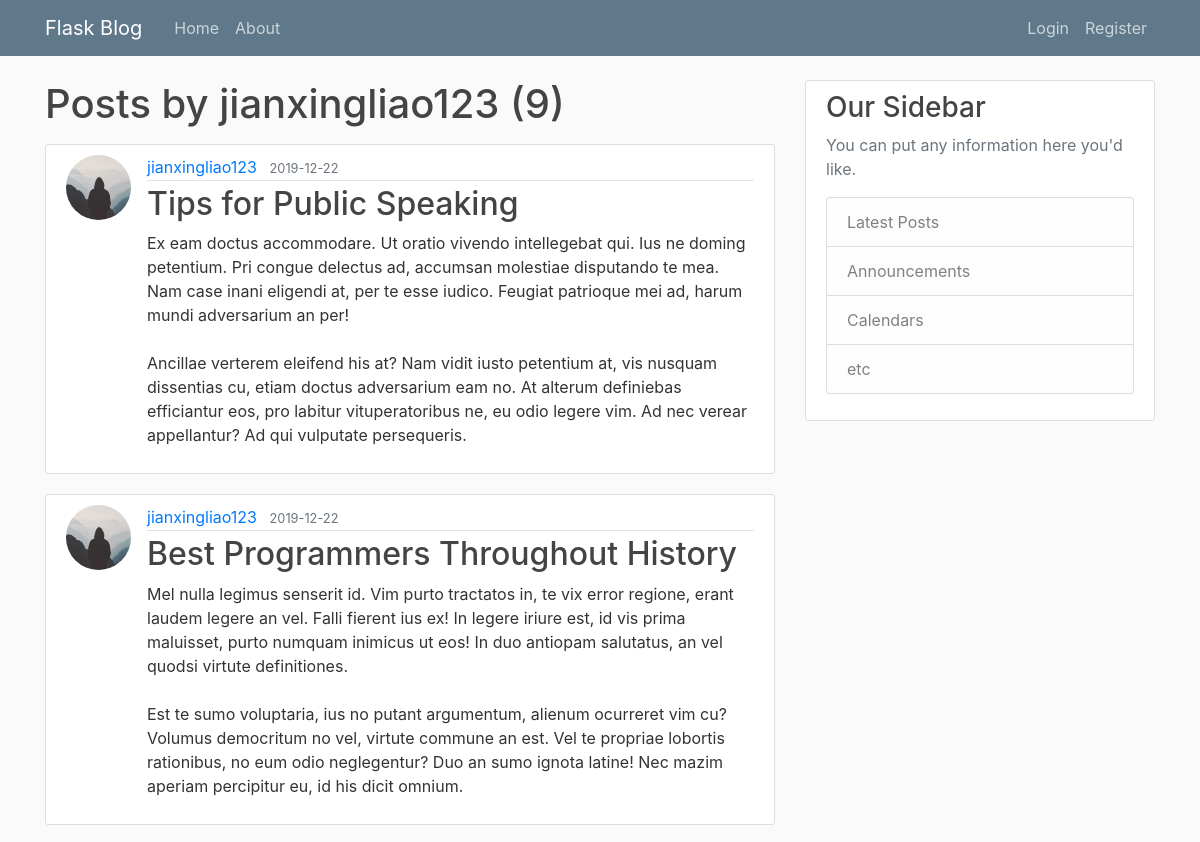
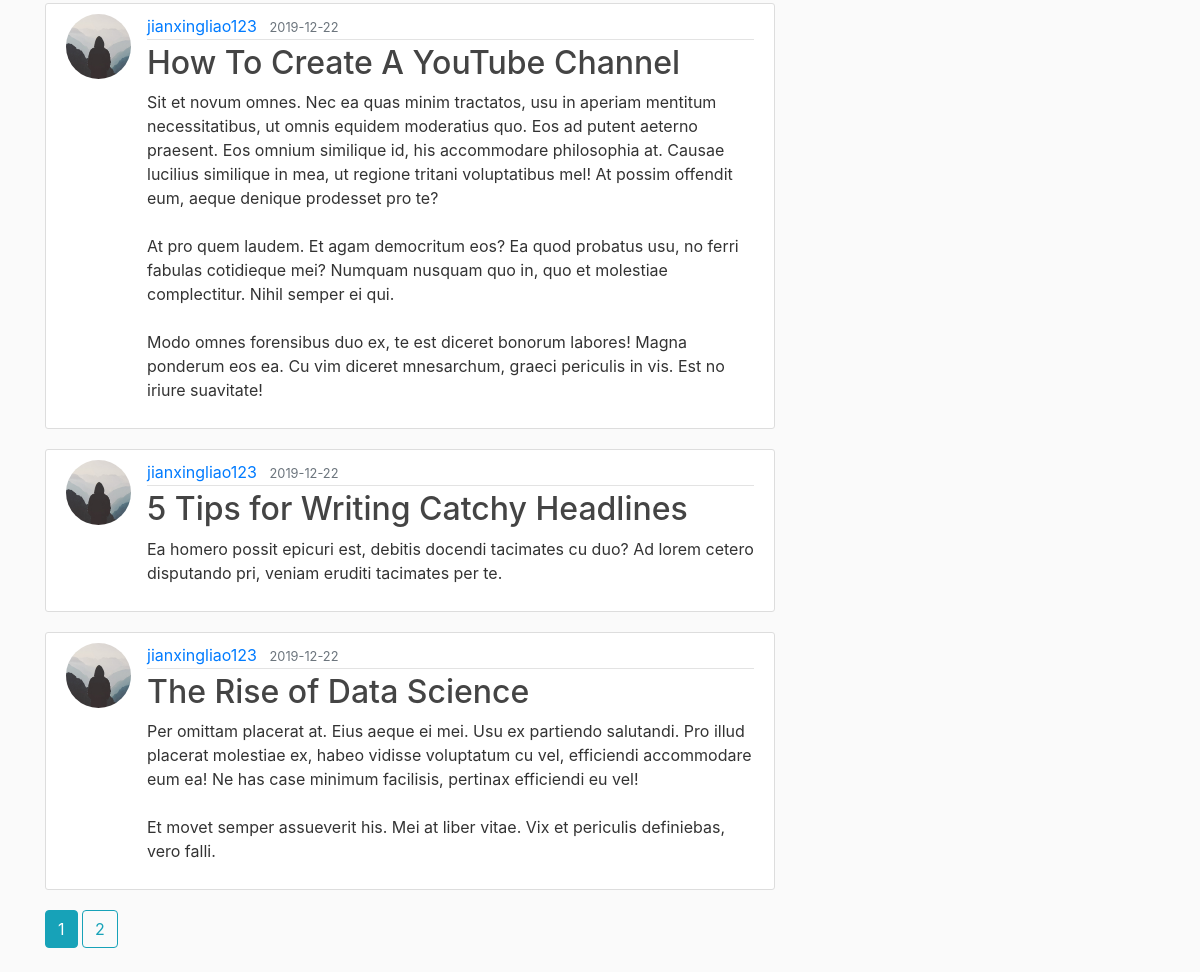
The page /user/jianxingliao123 on the database its author committed (2 pictures, top to bottom).
### flaskblog/models.py (models this page shows, shortened)
class User(db.Model, UserMixin):
    id = db.Column(db.Integer, primary_key=True) # each of the user need to have the unique id and primary_key will provide each every user with the unique id
    username = db.Column(db.String(20), unique=True, nullable=False)
    email = db.Column(db.String(120), unique=True, nullable=False)
    image_file = db.Column(db.String(20), nullable=False, default='default.jpg') #profile of the user
    password = db.Column(db.String(60), nullable=False)
    posts = db.relationship('Post', backref='author', lazy=True) #create the relationship between Post and User model.

class Post(db.Model):
    id = db.Column(db.Integer, primary_key=True)
    title = db.Column(db.String(100), nullable=False)
    date_posted = db.Column(db.DateTime, nullable=False, default=datetime.utcnow)
    content = db.Column(db.Text, nullable=False)
    user_id = db.Column(db.Integer, db.ForeignKey('user.id'), nullable=False) # Use to specify the user in the post model

### flaskblog/users/routes.py (the view)
@users.route("/user/<string:username>")
def user_posts(username):
    page = request.args.get('page', 1, type=int)
    user = User.query.filter_by(username=username).first_or_404()
    posts = Post.query.filter_by(author=user)\
        .order_by(Post.date_posted.desc())\
        .paginate(page=page, per_page=5)
    return render_template('user_posts.html', posts=posts, user=user)

### flaskblog/templates/user_posts.html
{% extends "layout.html" %}
{% block content %}
    <h1 class="mb-3">Posts by {{ user.username }} ({{ posts.total }})</h1>
    {% for post in posts.items %}
        <article class="media content-section">
          <img class="rounded-circle article-img" src="{{ url_for('static', filename='profile_pics/' + post.author.image_file) }}">
          <div class="media-body">
            <div class="article-metadata">
              <a class="mr-2" href="{{ url_for('users.user_posts', username=post.author.username) }}">{{ post.author.username }}</a>
              <small class="text-muted">{{ post.date_posted.strftime('%Y-%m-%d') }}</small>
            </div>
            <h2><a class="article-title" href="{{ url_for('posts.post', post_id=post.id) }}">{{ post.title }}</a></h2>
            <p class="article-content">{{ post.content }}</p>
          </div>
        </article>
    {% endfor %}
    {% for page_num in posts.iter_pages(left_edge=1, right_edge=1, left_current=1, right_current=2) %}
      {% if page_num %}
        {% if posts.page == page_num %}
          <a class="btn btn-info mb-4" href="{{ url_for('users.user_posts', username=user.username, page=page_num) }}">{{ page_num }}</a>
        {% else %}
          <a class="btn btn-outline-info mb-4" href="{{ url_for('users.user_posts', username=user.username, page=page_num) }}">{{ page_num }}</a>
        {% endif %}
      {% else %}
        ...
      {% endif %}
    {% endfor %}
{% endblock content %}

### flaskblog/static/main.css (style rules this page uses)
body { background: #fafafa; color: #333333; margin-top: 5rem; }
h1, h2, h3, h4, h5, h6 { color: #444444; }
.content-section { background: #ffffff; padding: 10px 20px; border: 1px solid #dddddd; border-radius: 3px; margin-bottom: 20px; }
.article-title { color: #444444; }
.article-content { white-space: pre-line; }
.article-img { height: 65px; width: 65px; margin-right: 16px; }
.article-metadata { padding-bottom: 1px; margin-bottom: 4px; border-bottom: 1px solid #e3e3e3 }

### rows shown on the page
User: username "jianxingliao123"
Post: image_file (placeholder picture), author.username "jianxingliao123", date_posted "2019-12-22", title "Tips for Public Speaking", content "Ex eam doctus accommodare. Ut oratio vivendo intellegebat qui. Ius ne doming petentium. Pri congue delectus ad, accumsan molestiae disputando te mea. Nam case inani eligendi at, per te esse iudico. Feugiat patrioque mei ad, harum mundi adversarium an per! Ancillae verterem eleifend his at? Nam vidit iusto petentium at, vis nusquam dissentias cu, etiam doctus adversarium eam no. At alterum definiebas efficiantur eos, pro labitur vituperatoribus ne, eu odio legere vim. Ad nec verear appellantur? Ad qui vulputate persequeris."
Post: image_file (placeholder picture), author.username "jianxingliao123", date_posted "2019-12-22", title "Best Programmers Throughout History", content "Mel nulla legimus senserit id. Vim purto tractatos in, te vix error regione, erant laudem legere an vel. Falli fierent ius ex! In legere iriure est, id vis prima maluisset, purto numquam inimicus ut eos! In duo antiopam salutatus, an vel quodsi virtute definitiones. Est te sumo voluptaria, ius no putant argumentum, alienum ocurreret vim cu? Volumus democritum no vel, virtute commune an est. Vel te propriae lobortis rationibus, no eum odio neglegentur? Duo an sumo ignota latine! Nec mazim aperiam percipitur eu, id his dicit omnium."
Post: image_file (placeholder picture), author.username "jianxingliao123", date_posted "2019-12-22", title "How To Create A YouTube Channel", content "Sit et novum omnes. Nec ea quas minim tractatos, usu in aperiam mentitum necessitatibus, ut omnis equidem moderatius quo. Eos ad putent aeterno praesent. Eos omnium similique id, his accommodare philosophia at. Causae lucilius similique in mea, ut regione tritani voluptatibus mel! At possim offendit eum, aeque denique prodesset pro te? At pro quem laudem. Et agam democritum eos? Ea quod probatus usu, no ferri fabulas cotidieque mei? Numquam nusquam quo in, quo et molestiae complectitur. Nihil semper ei qui. Modo omnes forensibus duo ex, te est diceret bonorum labores! Magna ponderum eos ea. Cu vim diceret mnesarchum, graeci periculis in vis. Est no iriure suavitate!"
Post: image_file (placeholder picture), author.username "jianxingliao123", date_posted "2019-12-22", title "5 Tips for Writing Catchy Headlines", content "Ea homero possit epicuri est, debitis docendi tacimates cu duo? Ad lorem cetero disputando pri, veniam eruditi tacimates per te."
Post: image_file (placeholder picture), author.username "jianxingliao123", date_posted "2019-12-22", title "The Rise of Data Science", content "Per omittam placerat at. Eius aeque ei mei. Usu ex partiendo salutandi. Pro illud placerat molestiae ex, habeo vidisse voluptatum cu vel, efficiendi accommodare eum ea! Ne has case minimum facilisis, pertinax efficiendi eu vel! Et movet semper assueverit his. Mei at liber vitae. Vix et periculis definiebas, vero falli."

### other values the page prints
{{ posts.total }} "9"
{{ page_num }} "1"
{{ page_num }} "2"
